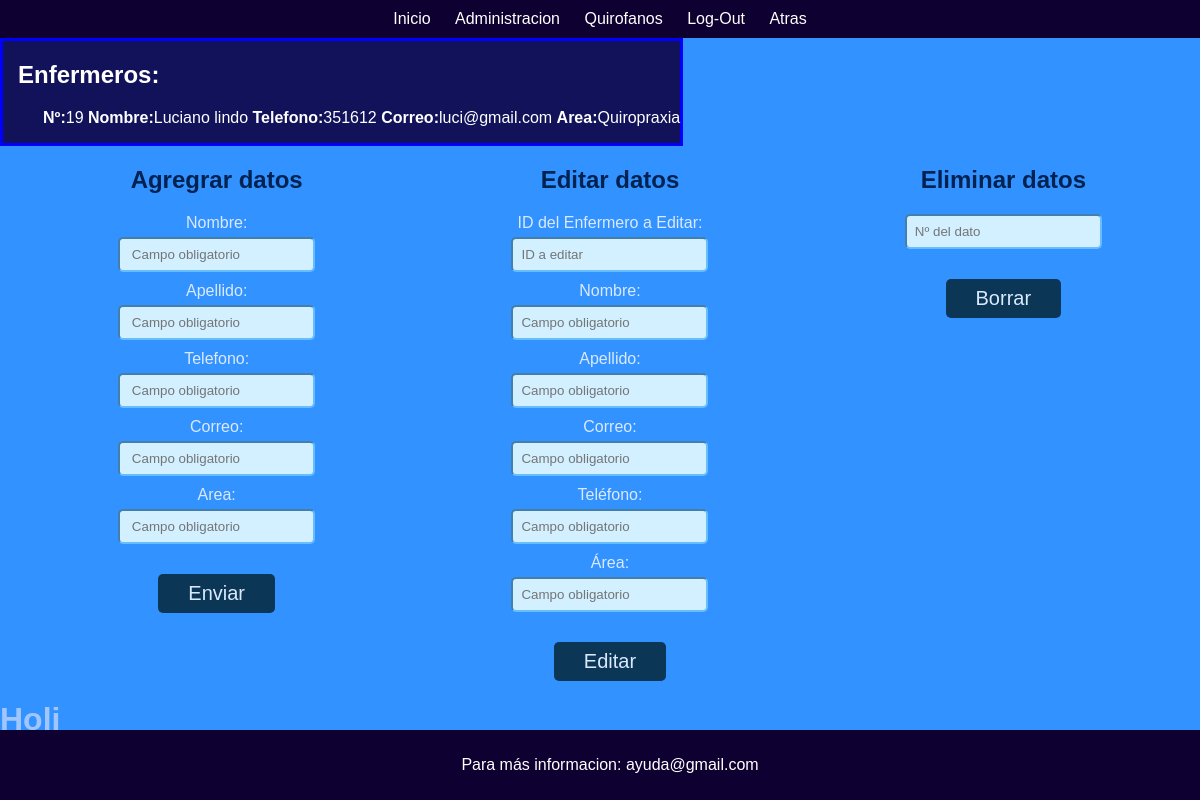
/Punk/adm_enfermeros.php, run on the app's committed database.
### tables this page shows
CREATE TABLE `enfermeros` (
  `id_enfermero` int(11) NOT NULL,
  `nombre` text NOT NULL,
  `apellido` text NOT NULL,
  `telefono` int(200) NOT NULL,
  `correo` varchar(200) NOT NULL,
  `area` text NOT NULL
);

### Punk/adm_enfermeros.php (the view, shortened to what this page needs)
<!DOCTYPE html>
<html lang="en">
<head>
    <link rel="stylesheet" href="./css/Punk.css">
</head>
<body id="inicio">
    <div class="top-bar">
        <a href="#inicio">Inicio</a>
        <a href="adm.php">Administracion</a>
        <a href="hospital.php">Quirofanos</a>
        <a href="index.php">Log-Out</a>
        <a href="hospital.php">Atras</a>
    </div>
    <div class="mostrar">
    <h2 style="padding-left: 15px">Enfermeros:</h2>
        <?php
            include ("conexion.php");
            $consulta = mysqli_query($conexion,"SELECT * FROM enfermeros");
            while ($lista_consulta= mysqli_fetch_assoc($consulta) ){
        ?>
            <div>
                <ul>
                    <li><b>Nº:</b> <?php echo $lista_consulta["id_enfermero"];?> </li>
                    <li><b>Nombre:</b> <?php echo $lista_consulta["nombre"]." ".$lista_consulta["apellido"];?> </li>
                    <li><b>Telefono:</b> <?php echo $lista_consulta["telefono"];?> </li>
                    <li><b>Correo:</b> <?php echo $lista_consulta["correo"];?> </li>
                    <li><b>Area:</b> <?php echo $lista_consulta["area"];?> </li>
                </ul>
            </div>
        <?php } ?>
    </div>
    <div class="edit">
        <section class="Form">
            <h2>Agregrar datos</h2>
            <form action="insertar_enfermeros.php" method="POST">
                <div>
                    <label> Nombre: </label>
                    <input type="text" name="nombre" placeholder=" Campo obligatorio" required>
                </div>
                <div>
                    <label> Apellido: </label>
                    <input type="text" name="apellido" placeholder=" Campo obligatorio" required>
                </div>
                <div>
                    <label> Telefono: </label>
                    <input type="int" name="telefono" placeholder=" Campo obligatorio" required>
                </div>
                <div>
                    <label> Correo: </label>
                    <input type="email" name="correo" placeholder=" Campo obligatorio" required>
                </div>
                <div>
                    <label> Area: </label>
                    <input type="text" name="area" placeholder=" Campo obligatorio" required>
                </div>
                <div>
                    <button type="submit" data-bs-toggle="modal" data-bs-target="#staticBackdrop">Enviar</button>
                </div>
            </form>
        </section>
        <section class="Form">
    <h2>Editar datos</h2>
    <form action="editar_enfermeros.php" method="POST">
        <div>
            <label>ID del Enfermero a Editar:</label>
            <input type="text" name="id_enfermero" placeholder="ID a editar" required>
        </div>
        <div>
            <label>Nombre:</label>
            <input type="text" name="nombre" placeholder="Campo obligatorio">
        </div>
        <div>
            <label>Apellido:</label>
            <input type="text" name="apellido" placeholder="Campo obligatorio">
        </div>
        <div>
            <label>Correo:</label>
            <input   type="email" name="correo" placeholder="Campo obligatorio">
        </div>
        <div>
            <label>Teléfono:</label>
            <input type="tel" name="telefono" placeholder="Campo obligatorio">
        </div>
        <div>
            <label>Área:</label>
            <input type="text" name="area" placeholder="Campo obligatorio">
        </div>
        <div>
            <button type="submit">Editar</button>
        </div>
    </form>
</section>
        <section>
            <h2>Eliminar datos</h2>
            <form method="POST">
                <input type="text" name="id_enfermero" placeholder="Nº del dato">
                <button type="submit" name="submit" value="Borrar">Borrar</button>
            </form>
        </section>
    </div>
    <h1>Holi</h1>
    <div class="elemento-abajo">
        <p>Para más informacion: ayuda@gmail.com</p>
    </div>
</body>
</html>

### Punk/css/Punk.css (style rules this page uses)
html { height: 100%; }
body { font-family: Arial, sans-serif; margin: 0; padding: 0; color: rgb(161, 197, 255); background-color: rgb(50, 146, 255); height: inherit; }
h1 { margin: 0; }
form { display: flex; flex-direction: column; align-items: center; margin-top: 15px; margin-bottom: 20px; }
label { display: block; margin-bottom: 5px; text-align: center; color: rgb(219, 233, 255); }
input { padding: 8px; border-radius: 5px; margin-bottom: 10px; background-color: rgb(210, 240, 255); border-color: rgb(102, 189, 255); }
button { font-size: 20px; margin-top: 20px; padding: 8px 30px; background-color: rgb(11, 54, 85); color: rgb(219, 233, 255); border: none; border-radius: 5px; cursor: pointer; }
.edit { display: flex; margin-left: 20px; color: rgb(0, 34, 81); justify-content: space-around; }
.edit h2 { text-align: center; }
.top-bar { background-color: #0e0030; color: #fff; padding: 10px 0; text-align: center; }
.top-bar a { color: #fff; text-decoration: none; margin: 0 10px; }
.elemento-abajo { position: fixed; bottom: 0; width: 100%; background-color: #0e0030; color: #fff; padding: 10px; text-align: center; z-index: 999; }

### Punk/adm_enfermeros.php (style rules this page uses)
.mostrar { display: inline-block; color: white; background-color: #11125a; border: 3px solid blue; align-items: center; }
.mostrar ul li { list-style: none; display: inline-flex; color: white; background-color: #11125a; }

### data on the page
enfermeros: id_enfermero "19", nombre "Luciano", apellido "lindo", telefono "351612", correo "luci@gmail.com", area "Quiropraxia"
